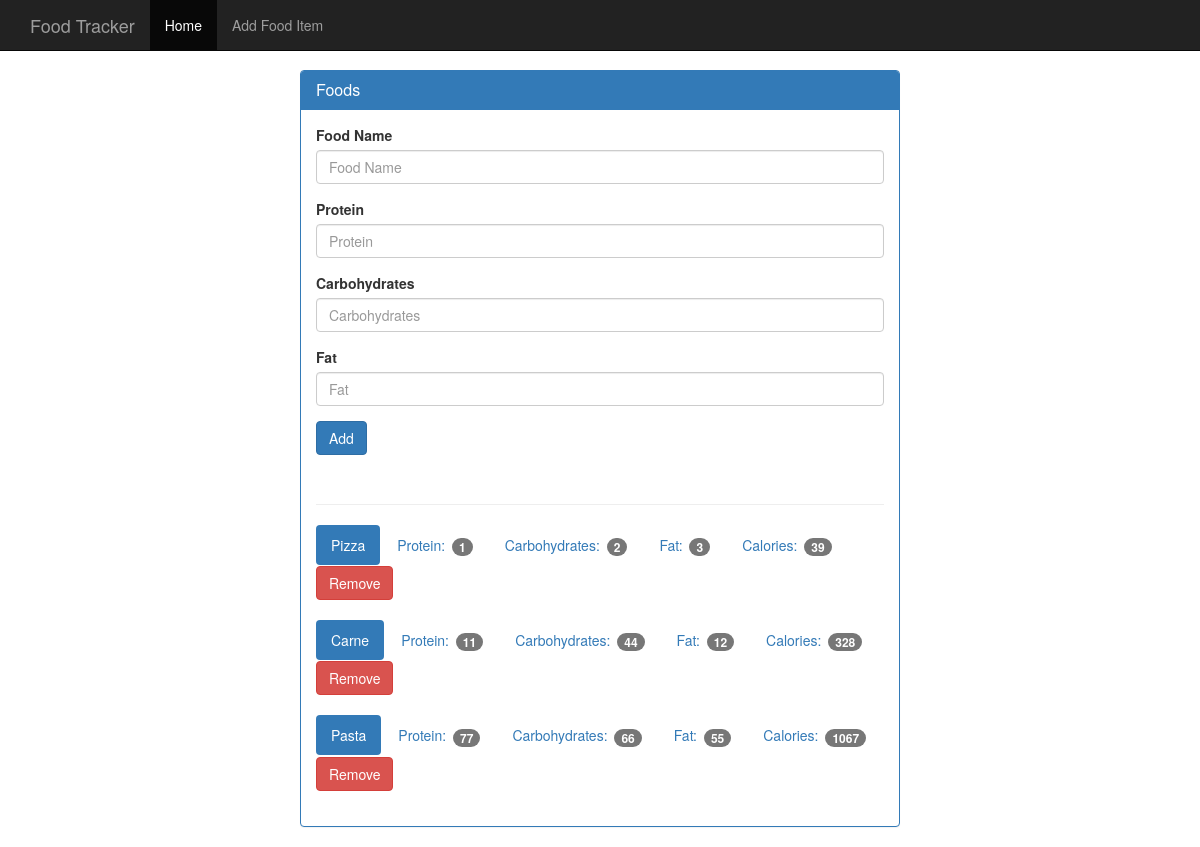
Before: /food with the older database file.
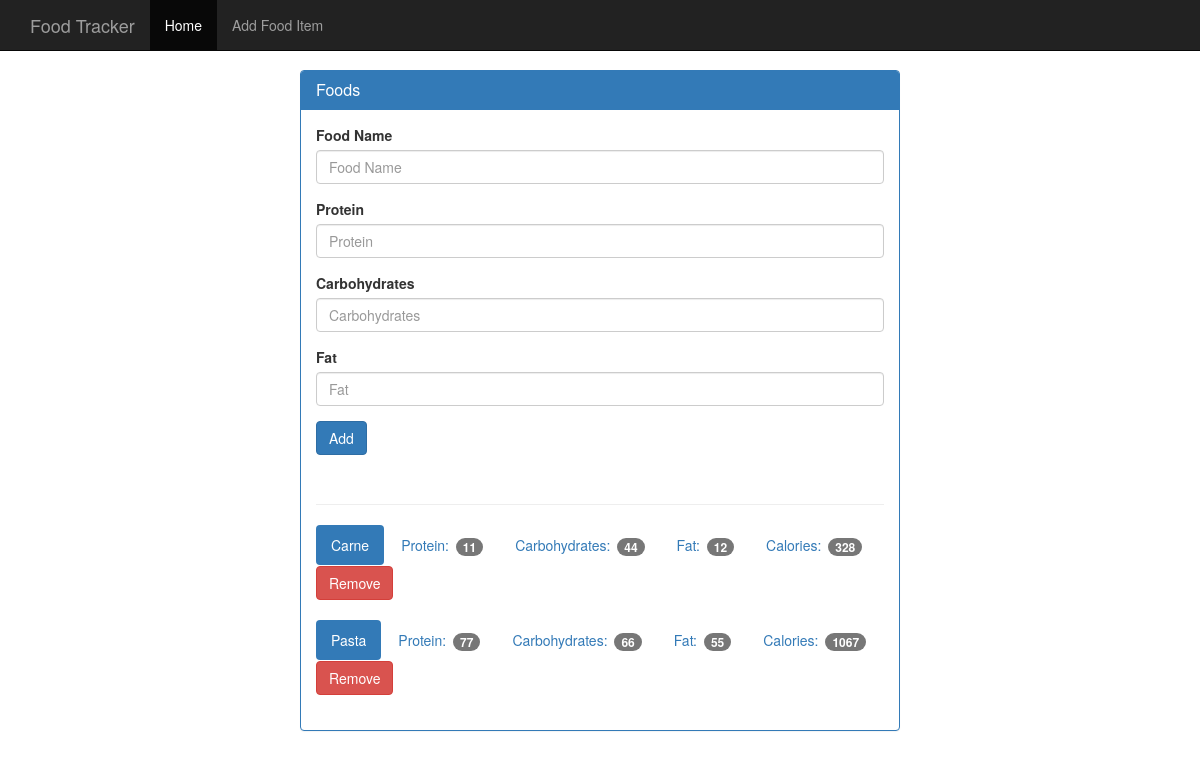
After: the same page with the newer database file.
### tables this page shows
CREATE TABLE food (
    id integer primary key autoincrement,
    name text not null,
    protein integer not null,
    carbohydrates integer not null,
    fats integer not null,
    calories integer not null
);

### modules/food.py (the view)
    @app.route('/food', methods=['GET', 'POST'])
    def _food():
        if request.method == 'POST':
            if 'add' in request.form:
                handle_new_food(request.form)
            else:
                delete_food(request.form['delete'])
        return render_template('add_food.html', food=get_all_food())

### modules/database.py (called while the page is built)
def init(app: Flask):
    @app.teardown_appcontext
    def _close_db(error):
        if hasattr(g, DB_ATTRIB_NAME):
            get_db().close()
        if error:
            print(error)

def connect_db():
    database = sqlite3.connect(DB_NAME)
    database.row_factory = sqlite3.Row
    return database

def get_db():
    if not hasattr(g, DB_ATTRIB_NAME):
        g.sqlite_db = connect_db()
    return g.sqlite_db

### modules/food.py (called while the page is built)
def init(app: Flask):
    @app.route('/food', methods=['GET', 'POST'])
    def _food():
        if request.method == 'POST':
            if 'add' in request.form:
                handle_new_food(request.form)
            else:
                delete_food(request.form['delete'])
        return render_template('add_food.html', food=get_all_food())

def get_all_food():
    cursor = get_db().execute('select * from food')
    return cursor.fetchall()

### templates/add_food.html (shortened to what this page needs)
{% extends 'base.html' %}
{% block content %}
    <div class="container theme-showcase col-sm-6 col-sm-offset-3" role="main">
      <div class="row">
        <div>
          <div class="panel panel-primary">
            <div class="panel-heading">
              <h3 class="panel-title">Foods</h3>
            </div>
            <div class="panel-body">
              <form method="POST" action="{{ url_for('_food') }}">
                <div class="form-group">
                  <label for="food-name">Food Name</label>
                  <input type="text" name="food" class="form-control" id="food-name" placeholder="Food Name">
                </div>
                <div class="form-group">
                  <label for="protein">Protein</label>
                  <input type="number" name="protein" class="form-control" id="protein" placeholder="Protein">
                </div>
                <div class="form-group">
                  <label for="carbohydrates">Carbohydrates</label>
                  <input type="number" name="carbs" class="form-control" id="carbohydrates" placeholder="Carbohydrates">
                </div>
                <div class="form-group">
                  <label for="fat">Fat</label>
                  <input type="number" name="fat" class="form-control" id="fat" placeholder="Fat">
                </div>
                <button type="submit" class="btn btn-primary">Add</button>
              </form>
              <div class="page-header"></div>
              {% for food_element in food %}
              <ul class="nav nav-pills" role="tablist">
                <li class="active"><a>{{ food_element["name"] }}</a></li>
                <li><a>Protein: <span class="badge">{{ food_element["protein"] }}</span></a></li>
                <li><a>Carbohydrates: <span class="badge">{{ food_element["carbohydrates"] }}</span></a></li>
                <li><a>Fat: <span class="badge">{{ food_element["fats"] }}</span></a></li>
                <li><a>Calories: <span class="badge">{{ food_element["calories"] }}</span></a></li>
                <form method="POST" action="{{ url_for('_food') }}">
                  <button type="submit"  class="btn btn-danger">Remove</button>
                </form>
              </ul>
              <br>
              {% endfor %}
            </div>
          </div>
        </div>
      </div>
    </div>
{% endblock %}

Changed rows visible on the page:
removed food: name "Pizza", protein "1", carbohydrates "2", fats "3", calories "39"
